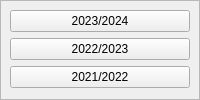
                <widget class="QWidget" name="YRecordPage">
                 <layout class="QGridLayout" name="gridLayout_6">
                  <property name="leftMargin">
                   <number>0</number>
                  </property>
                  <property name="topMargin">
                   <number>0</number>
                  </property>
                  <property name="rightMargin">
                   <number>0</number>
                  </property>
                  <property name="bottomMargin">
                   <number>0</number>
                  </property>
                  <property name="spacing">
                   <number>0</number>
                  </property>
                  <item row="0" column="0">
                   <widget class="QFrame" name="frame_8">
                    <property name="frameShape">
                     <enum>QFrame::StyledPanel</enum>
                    </property>
                    <property name="frameShadow">
                     <enum>QFrame::Raised</enum>
                    </property>
                    <layout class="QGridLayout" name="gridLayout_5">
                     <item row="2" column="0">
                      <widget class="QPushButton" name="pushButton_15">
                       <property name="text">
                        <string>2021/2022</string>
                       </property>
                      </widget>
                     </item>
                     <item row="0" column="0">
                      <widget class="QPushButton" name="pushButton_13">
                       <property name="text">
                        <string>2023/2024</string>
                       </property>
                      </widget>
                     </item>
                     <item row="1" column="0">
                      <widget class="QPushButton" name="pushButton_14">
                       <property name="text">
                        <string>2022/2023</string>
                       </property>
                      </widget>
                     </item>
                    </layout>
                   </widget>
                  </item>
                 </layout>
                </widget>
